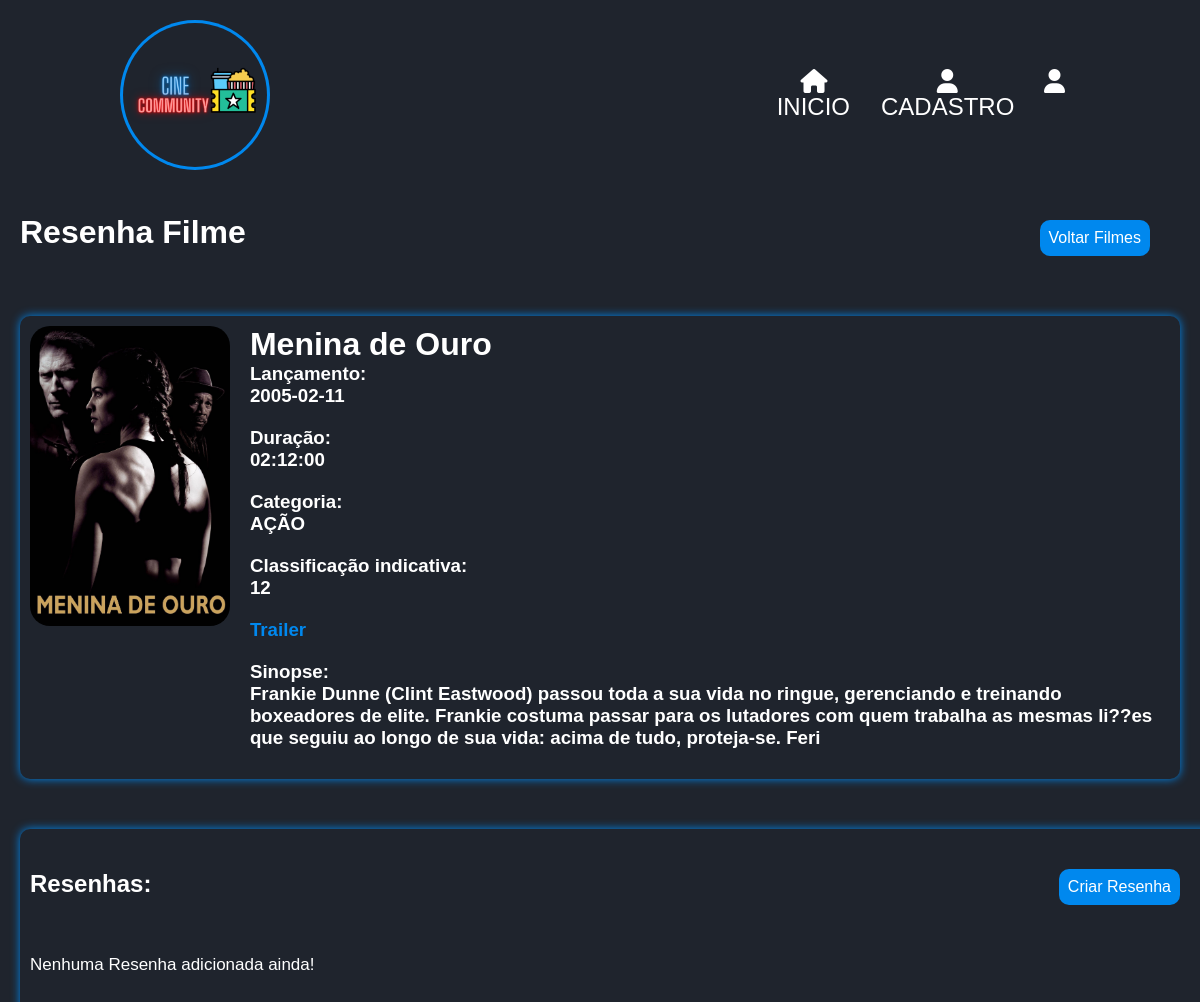
Screenshot of /view/filme_resenha.php?get_id=1 with the database file from the repository.
### tables this page shows
CREATE TABLE IF NOT EXISTS `filme` (
  `id_filme` INT(11) NOT NULL AUTO_INCREMENT,
  `nome_filme` VARCHAR(80) NOT NULL,
  `dt_de_lancamento_filme` DATE NULL DEFAULT NULL,
  `duracao_filme` TIME NULL DEFAULT NULL,
  `sinopse_filme` VARCHAR(250) NOT NULL,
  `classificacao_filme` VARCHAR(50) NOT NULL,
  `capa_filme` VARCHAR(50) NOT NULL,
  `trailer_filme` VARCHAR(50) NULL DEFAULT NULL,
  `fk_id_categoria_filme` INT(11) NOT NULL,
  `fk_id_canal_filme` INT(11) NOT NULL,
  `fk_id_usuario` INT(11) NOT NULL,
  `fk_id_perfil` INT NOT NULL,
  PRIMARY KEY (`id_filme`, `fk_id_categoria_filme`, `fk_id_canal_filme`, `fk_id_usuario`, `fk_id_perfil`),
  INDEX `fk_filme_categoria_filme1_idx` (`fk_id_categoria_filme` ASC),
  INDEX `fk_filme_canal_filme1_idx` (`fk_id_canal_filme` ASC),
  INDEX `fk_filme_usuario1_idx` (`fk_id_usuario` ASC),
  INDEX `fk_filme_perfil1_idx` (`fk_id_perfil` ASC),
  CONSTRAINT `fk_filme_canal_filme1`
    FOREIGN KEY (`fk_id_canal_filme`)
    REFERENCES `canal_filme` (`id_canal_filme`)
    ON DELETE NO ACTION
    ON UPDATE NO ACTION,
  CONSTRAINT `fk_filme_categoria_filme1`
    FOREIGN KEY (`fk_id_categoria_filme`)
    REFERENCES `categoria_filme` (`id_categoria_filme`)
    ON DELETE NO ACTION
    ON UPDATE NO ACTION,
  CONSTRAINT `fk_filme_usuario1`
    FOREIGN KEY (`fk_id_usuario`)
    REFERENCES `usuario` (`id_usuario`)
    ON DELETE NO ACTION
    ON UPDATE NO ACTION,
  CONSTRAINT `fk_filme_perfil1`
    FOREIGN KEY (`fk_id_perfil`)
    REFERENCES `perfil` (`id_perfil`)
    ON DELETE NO ACTION
    ON UPDATE NO ACTION);

CREATE TABLE IF NOT EXISTS `categoria_filme` (
  `id_categoria_filme` INT(11) NOT NULL AUTO_INCREMENT,
  `categoria_filme` VARCHAR(45) NOT NULL,
  PRIMARY KEY (`id_categoria_filme`));

### model/conexao.php (called while the page is built)
<?php
class Conexao{
    private static $conexao;
    public static function getInstance(){
        if(!isset(self::$conexao)){
            try{
                $options = array(
                    PDO::ATTR_PERSISTENT => true,
                    PDO::MYSQL_ATTR_INIT_COMMAND => 'SET NAMES UTF8;',
                    PDO::ATTR_ERRMODE => PDO::ERRMODE_EXCEPTION
                );
                self::$conexao = new PDO('mysql:host=localhost;dbname=cine_community','root','', $options);
                self::$conexao->setAttribute(PDO::ATTR_ERRMODE, PDO::ERRMODE_EXCEPTION);
            }catch(PDOException $exc){
                echo "Houve um erro ao se conectar com o Banco de Dados ".$exc->getMessage();
            }
        }
        return self::$conexao;
    }
}
?>

### model/dao/filmeDAO.php (called while the page is built, shortened)
<?php
require_once __DIR__ .'/../conexao.php';
require_once __DIR__ .'/../dto/filmeDTO.php';
class FilmeDAO{
    public $pdo;
    public function __construct()
    {
        $this->pdo = Conexao::getInstance();
    }
public function selecionarFilmesComCategoria($id_filme) {
    try{
        $sql = "SELECT f.*, u.nome_usu, c.categoria_filme, cn.canal_filme FROM filme f INNER JOIN usuario u ON f.fk_id_usuario = u.id_usuario INNER JOIN categoria_filme c
        ON f.fk_id_categoria_filme = c.id_categoria_filme INNER JOIN canal_filme cn
        ON f.fk_id_canal_filme = cn.id_canal_filme WHERE f.id_filme=? LIMIT 1";
        $stmt = $this->pdo->prepare($sql);
        $stmt->bindValue(1,$id_filme);
        $stmt->execute([$id_filme]);
        $filmes = array();
        if($stmt->rowCount() > 0){
            while ($filmeFetch = $stmt->fetch(PDO::FETCH_ASSOC)) {
                $FilmeDTO = new FilmeDTO();
                $FilmeDTO->setId_filme($filmeFetch['id_filme']);
                $FilmeDTO->setNome_filme($filmeFetch['nome_filme']);
                $FilmeDTO->setDt_de_lancamento_filme($filmeFetch['dt_de_lancamento_filme']);
                $FilmeDTO->setDuracao_filme($filmeFetch['duracao_filme']);
                $FilmeDTO->setSinopse_filme($filmeFetch['sinopse_filme']);
                $FilmeDTO->setFk_id_categoria_filme($filmeFetch['categoria_filme']);
                $FilmeDTO->setFk_id_usuario($filmeFetch['nome_usu']);
                $FilmeDTO->setClassificacao_filme($filmeFetch['classificacao_filme']);
                $FilmeDTO->setCapa_filme($filmeFetch['capa_filme']);
                $FilmeDTO->setTrailer_filme($filmeFetch['trailer_filme']);
                $FilmeDTO->setFk_id_canal_filme($filmeFetch['canal_filme']);
                $filmes[] = $filmeFetch;
                return $FilmeDTO;
            } return $filmes;
        }else{
            echo '<p>Nenhum Filme adicionado ainda!</p>';
        }
        }catch(PDOException $exc){
        echo $exc->getMessage();
    }
}
}

### model/dto/filmeDTO.php (called while the page is built, shortened)
<?php
class FilmeDTO{
    private $nome_filme;
    private $dt_de_lancamento_filme;
    private $duracao_filme;
    private $sinopse_filme;
    private $classificacao_filme;
    private $capa_filme;
    private $fk_id_categoria_filme;
public function getNome_filme(){
    return $this->nome_filme;
}
public function getDt_de_lancamento_filme(){
    return $this->dt_de_lancamento_filme;
}
public function getDuracao_filme(){
    return $this->duracao_filme;
}
public function getSinopse_filme(){
    return $this->sinopse_filme;
}
public function getClassificacao_filme() {
    return $this->classificacao_filme;
}
public function getCapa_filme() {
    return $this->capa_filme;
}
public function getFk_id_categoria_filme() {
    return $this->fk_id_categoria_filme;
}
public function setNome_filme($nome_filme) {
    $this->nome_filme = $nome_filme;
}
public function setDt_de_lancamento_filme($dt_de_lancamento_filme) {
    $this->dt_de_lancamento_filme = $dt_de_lancamento_filme;
}
public function setDuracao_filme($duracao_filme) {
    $this->duracao_filme = $duracao_filme;
}
public function setSinopse_filme($sinopse_filme){
    $this->sinopse_filme = $sinopse_filme;
}
public function setClassificacao_filme($classificacao_filme) {
    $this->classificacao_filme = $classificacao_filme;
}
public function setCapa_filme($capa_filme) {
    $this->capa_filme = $capa_filme;
}
public function setFk_id_categoria_filme($fk_id_categoria_filme) {
    $this->fk_id_categoria_filme = $fk_id_categoria_filme;
}
}
?>

### view/filme_resenha.php (the view, shortened to what this page needs)
<?php
require_once '../model/dao/filmeDAO.php';
require_once '../model/dao/resenhaDAO.php';
if(isset($_GET['get_id'])) {
    $get_id = $_GET['get_id'];
} else {
    $get_id = '';
    header('location:../index.php');
}
$FilmeDAO = new FilmeDAO();
$ResenhaDAO = new ResenhaDAO();
?>
<!DOCTYPE html>
<html lang="pt-br">
<head>
    <link rel="stylesheet" href="../css/style.css">
    <link rel="stylesheet" href="../css/resenhas.css">
    <link rel="stylesheet" href="https://cdnjs.cloudflare.com/ajax/libs/font-awesome/6.4.0/css/all.min.css"/>
    <link rel="stylesheet" href="https://unpkg.com/boxicons@2.1.4/css/boxicons.min.css">
</head>
<body>
    <header class="header" >
        <a href="../index.php" class="logo"><img src="../assets/logoinicio.png" alt="index.php"></a>
        <nav class="navbar" style="-i:1;">
            <a href="#" style="-i:2;"><i class="fa-solid fa-house"></i>INICIO</a>
            <a href="../view/cadastro.php" style="-i:3;"><i class="fa-solid fa-user"></i>CADASTRO</a>
            <a href="../view/login.php" style="-i:4;"><i class="fa-solid fa-user"></i><?=$_SESSION["nickname_usu"];?></a>
        </nav>
    </header>
    <div id="all">
        <div class="titulo"><h1>Resenha Filme</h1><a href="../index.php" class="criar_resenha">Voltar Filmes</a></div>
    <?php
    $filmeFetch = $FilmeDAO->selecionarFilmesComCategoria($get_id);
    if($filmeFetch) { ?>
        <div class="dados-filme">
            <img src="../assets/<?= $filmeFetch->getCapa_filme();?>" alt="" class="poster">
            <div>
                <h1><?= $filmeFetch->getNome_filme();?></h1>
                <h3>Lançamento: <br><?= $filmeFetch->getDt_de_lancamento_filme();?></h3>
                <h3>Duração: <br><?= $filmeFetch->getDuracao_filme();?></h3>
                <h3>Categoria: <br><?= $filmeFetch->getFk_id_categoria_filme();?></h3>
                <h3>Classificação indicativa: <br><?= $filmeFetch->getClassificacao_filme();?></h3>
                <h3><a href="">Trailer</a><?= $filmeFetch->getTrailer_filme();?></h3>
                <h3>Sinopse: <br><?= $filmeFetch->getSinopse_filme();?></h3>
            </div>
        </div>
    </div>
    <?php
}else {
    echo '<p>Nenhum Filme Adicionado!</p>';
}?>
    <section class="resenha">
        <div class="titulo">
            <h1>Resenhas:</h1>
            <a href="resenha.php?get_id=<?= $get_id; ?>" class="criar_resenha">Criar Resenha</a>
            <input type="hidden" name="fk_id_usuario" value="<?=$id_usuario = $_SESSION['id_usuario'];?>">
        </div>
        <?php
            $resenhas = $ResenhaDAO->verificarResenha($get_id,$id_usuario);
        ?>
    </section>
</body>
</html>

### model/dao/resenhaDAO.php (shortened to what this page needs)
<?php
require_once __DIR__ . '/../conexao.php';
class ResenhaDAO {
    public $pdo;
    public function __construct()
    {
        $this->pdo = Conexao::getInstance();
    }
    public function verificarResenha($get_id){
    try{
        $sql = "SELECT r.*, f.id_filme, u.nome_usu, u.foto_usu, u.id_usuario, p.id_perfil FROM resenha r INNER JOIN filme f ON r.fk_id_filme = f.id_filme INNER JOIN usuario u ON r.fk_id_usuario = u.id_usuario INNER JOIN perfil p ON r.fk_id_perfil = p.id_perfil WHERE f.id_filme=?";
        $stmt = $this->pdo->prepare($sql);
        $stmt->execute([$get_id]);
        $resenhas = array();
        if($stmt->rowCount() > 0){
            while ($resenhaFetch = $stmt->fetch(PDO::FETCH_ASSOC)) {
                $ResenhaDTO = new ResenhaDTO();
                $ResenhaDTO->setId_resenha($resenhaFetch['id_resenha']);
                $ResenhaDTO->setTitulo_res($resenhaFetch['titulo_res']);
                $ResenhaDTO->setDescricao_res($resenhaFetch['descricao_res']);
                $ResenhaDTO->setDt_hora_res($resenhaFetch['dt_hora_res']);
                $ResenhaDTO->setSituacao_res($resenhaFetch['situacao_res']);
                $ResenhaDTO->setFk_id_filme($resenhaFetch['id_filme']);
                $ResenhaDTO->setFk_id_usuario($resenhaFetch['id_usuario']);
                $ResenhaDTO->setFk_id_perfil($resenhaFetch['id_perfil']);
                $resenhas[] = $ResenhaDTO;
            } return $resenhas;
        }else{
            echo '<p>Nenhuma Resenha adicionada ainda!</p>';
        }
        }catch(PDOException $exc){
        echo $exc->getMessage();
    }
}
}
?>

### css/style.css (style rules this page uses)
* { margin: 0; padding: 0; box-sizing: border-box; font-family: 'Poppins', sans-serif; }
body { background-color: #1f242d; color: #fff; }
.header { width: 100% auto; padding: 20px 10%; background: #1f242d; display: flex; justify-content: space-between; align-items: center; text-align: center; }
.logo { display: flex; align-items: center; }
.logo img { animation: slideRight 1s ease forwards; max-width: 150px; border-radius: 50%; -moz-border-radius: 50%; -webkit-border-radius: 50%; padding: 3px; background-color: #08ef; }
.navbar { display: flex; }
.navbar a { display: flex; flex-direction: column; align-items: center; font-size: 1.5em; color: #fff; text-decoration: none; margin: 0 15px; transition: -7s; animation: slideTop 3s ease forwards; }
section { width: 100%; height: 100vh; overflow: hidden; }
h3, h5 { color: rgb(255, 255, 255); margin-bottom: 20px; }

### css/resenhas.css (style rules this page uses)
* { margin: 0; padding: 0; }
body { background-color: #1f242d; }
#all { margin: 50px 20px; margin-top: 0; }
.dados-filme { margin:none; margin-top: 30px; padding:10px 10px; display: flex; gap: 20px; color: #fff; box-shadow: 0 0 10px #08ef; border-radius:10px; margin-bottom: 10px; }
.titulo { display: flex; margin-bottom: 20px; justify-content: space-between; align-items: baseline; }
.resenha { margin: 20px; margin:none; padding:10px 10px; box-shadow: 0 0 10px #08ef; color: #fff; border-radius: 10px; margin-bottom: 20px; }
h1 { color: #fff; }
.poster { height: 300px; border-radius: 20px; }
p { font-size: 17px; }
a { color: #08ef; text-decoration: none; }
.criar_resenha { background-color: #08ef; color: #fff; padding: 9px; border-radius: 10px; margin: 30px; }

### rows the page displays
filme: capa_filme (picture), nome_filme "Menina de Ouro", dt_de_lancamento_filme "2005-02-11", duracao_filme "02:12:00", fk_id_categoria_filme.categoria_filme "AÇÃO", classificacao_filme "12", sinopse_filme "Frankie Dunne (Clint Eastwood) passou toda a sua vida no ringue, gerenciando e treinando boxeadores de elite. Frankie costuma passar para os lutadores com quem trabalha as mesmas li??es que seguiu ao longo de sua vida: acima de tudo, proteja-se. Feri"
